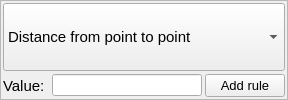
       <widget class="QFrame" name="frame_2">
        <property name="sizePolicy">
         <sizepolicy hsizetype="Expanding" vsizetype="Preferred">
          <horstretch>0</horstretch>
          <verstretch>0</verstretch>
         </sizepolicy>
        </property>
        <property name="minimumSize">
         <size>
          <width>0</width>
          <height>0</height>
         </size>
        </property>
        <property name="font">
         <font>
          <pointsize>9</pointsize>
         </font>
        </property>
        <property name="frameShape">
         <enum>QFrame::StyledPanel</enum>
        </property>
        <layout class="QVBoxLayout" name="verticalLayout_5">
         <property name="spacing">
          <number>3</number>
         </property>
         <property name="leftMargin">
          <number>2</number>
         </property>
         <property name="topMargin">
          <number>2</number>
         </property>
         <property name="rightMargin">
          <number>2</number>
         </property>
         <property name="bottomMargin">
          <number>2</number>
         </property>
         <item>
          <widget class="QComboBox" name="ruleBox">
           <property name="sizePolicy">
            <sizepolicy hsizetype="Preferred" vsizetype="Preferred">
             <horstretch>0</horstretch>
             <verstretch>0</verstretch>
            </sizepolicy>
           </property>
           <property name="font">
            <font>
             <pointsize>11</pointsize>
            </font>
           </property>
           <property name="layoutDirection">
            <enum>Qt::LeftToRight</enum>
           </property>
           <property name="frame">
            <bool>true</bool>
           </property>
           <item>
            <property name="text">
             <string>Distance from point to point</string>
            </property>
           </item>
           <item>
            <property name="text">
             <string>Distance from point to line (didn't work)</string>
            </property>
           </item>
           <item>
            <property name="text">
             <string>Three points on line</string>
            </property>
           </item>
           <item>
            <property name="text">
             <string>Angle between segments</string>
            </property>
           </item>
           <item>
            <property name="text">
             <string>External circle contact</string>
            </property>
           </item>
           <item>
            <property name="text">
             <string>Internal circle contact</string>
            </property>
           </item>
           <item>
            <property name="text">
             <string>Parallel Lines</string>
            </property>
           </item>
           <item>
            <property name="text">
             <string>Orthogonal Lines</string>
            </property>
           </item>
           <item>
            <property name="text">
             <string>Point on circle</string>
            </property>
           </item>
          </widget>
         </item>
         <item>
          <layout class="QHBoxLayout" name="horizontalLayout">
           <item>
            <widget class="QLabel" name="ruleValueLabel">
             <property name="font">
              <font>
               <pointsize>11</pointsize>
              </font>
             </property>
             <property name="text">
              <string>Value: </string>
             </property>
            </widget>
           </item>
           <item>
            <widget class="QLineEdit" name="ruleValueEdit"/>
           </item>
           <item>
            <widget class="QPushButton" name="addRuleBTN">
             <property name="sizePolicy">
              <sizepolicy hsizetype="Preferred" vsizetype="Fixed">
               <horstretch>0</horstretch>
               <verstretch>0</verstretch>
              </sizepolicy>
             </property>
             <property name="maximumSize">
              <size>
               <width>16777215</width>
               <height>16777215</height>
              </size>
             </property>
             <property name="font">
              <font>
               <pointsize>10</pointsize>
              </font>
             </property>
             <property name="text">
              <string>Add rule</string>
             </property>
             <property name="icon">
              <iconset resource="icons.qrc">
               <normaloff>:/icons/icons/addbtn.png</normaloff>:/icons/icons/addbtn.png</iconset>
             </property>
            </widget>
           </item>
          </layout>
         </item>
        </layout>
       </widget>
